Frame 1 (no input): blank canvas, image omitted
Frame 60 (no input): blank canvas, image omitted
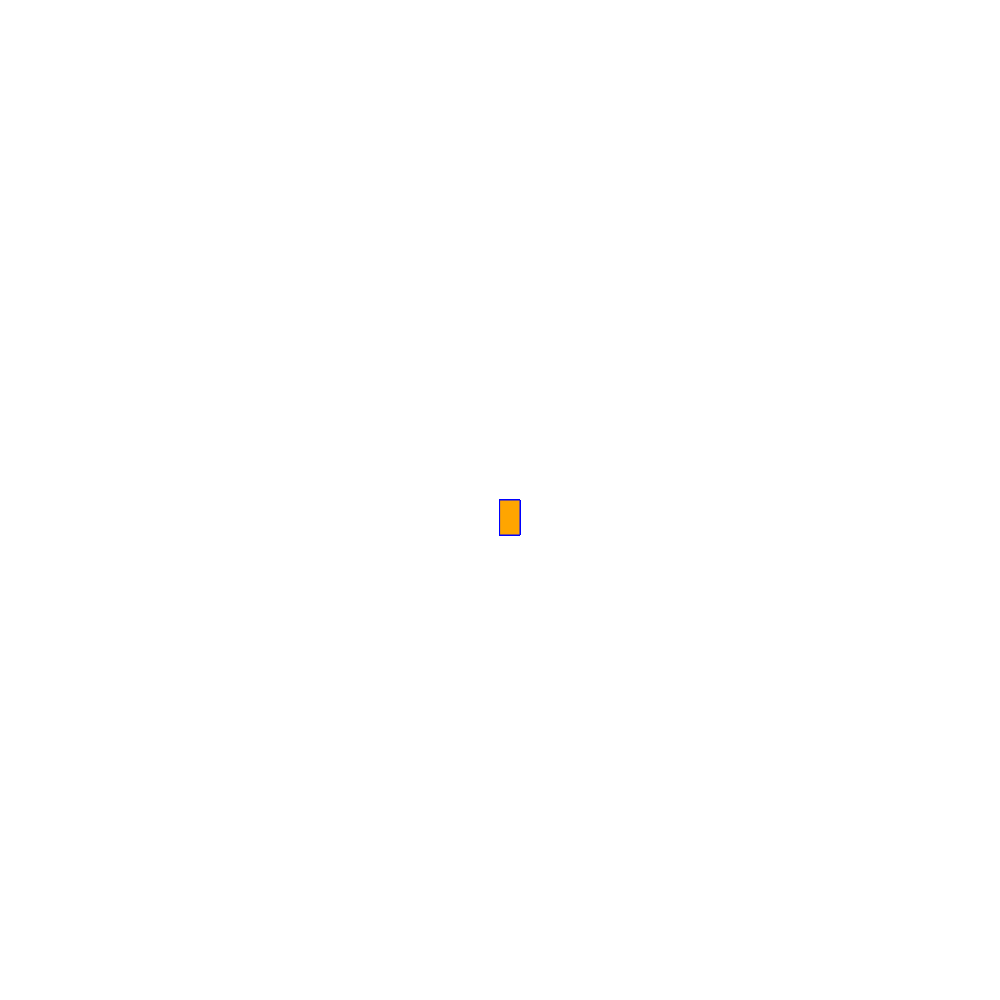
Frame 120 (the mouse pressed at the canvas centre since frame 60)

The p5.js sketch whose frames 1 and 60 were blank and that drew this single picture after the mouse press (run headless with seeded random() and noise() and a simulated clock; from frame 60 on, the mouse is pressed at the canvas centre):

// p5.js sketch
// ── sketch.js
function setup() {
    createCanvas(1000, 1000);
    background("white");
  }
  
  function draw() {
    
    stroke ("blue");
    fill("orange");
    
    //console.log("mouseIsPressed");
    
    if(mouseIsPressed) {
  rect(mouseX,mouseY,20, 35);
    }    
  } 
